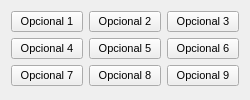
<?xml version="1.0" encoding="UTF-8"?>
<ui version="4.0">
 <class>AsyncCommandListForm</class>
 <widget class="QWidget" name="AsyncCommandListForm">
  <property name="geometry">
   <rect>
    <x>0</x>
    <y>0</y>
    <width>250</width>
    <height>100</height>
   </rect>
  </property>
  <property name="sizePolicy">
   <sizepolicy hsizetype="Expanding" vsizetype="Expanding">
    <horstretch>0</horstretch>
    <verstretch>0</verstretch>
   </sizepolicy>
  </property>
  <property name="minimumSize">
   <size>
    <width>250</width>
    <height>100</height>
   </size>
  </property>
  <property name="font">
   <font>
    <pointsize>8</pointsize>
   </font>
  </property>
  <property name="windowTitle">
   <string>Comandos Opcionales</string>
  </property>
  <layout class="QGridLayout" name="gridLayout">
   <item row="0" column="0">
    <widget class="QPushButton" name="pushButton_opcional1">
     <property name="text">
      <string>Opcional 1</string>
     </property>
    </widget>
   </item>
   <item row="0" column="1">
    <widget class="QPushButton" name="pushButton_opcional2">
     <property name="text">
      <string>Opcional 2</string>
     </property>
    </widget>
   </item>
   <item row="0" column="2">
    <widget class="QPushButton" name="pushButton_opcional3">
     <property name="text">
      <string>Opcional 3</string>
     </property>
    </widget>
   </item>
   <item row="1" column="0">
    <widget class="QPushButton" name="pushButton_opcional4">
     <property name="text">
      <string>Opcional 4</string>
     </property>
    </widget>
   </item>
   <item row="1" column="1">
    <widget class="QPushButton" name="pushButton_opcional5">
     <property name="text">
      <string>Opcional 5</string>
     </property>
    </widget>
   </item>
   <item row="1" column="2">
    <widget class="QPushButton" name="pushButton_opcional6">
     <property name="text">
      <string>Opcional 6</string>
     </property>
    </widget>
   </item>
   <item row="2" column="0">
    <widget class="QPushButton" name="pushButton_opcional7">
     <property name="text">
      <string>Opcional 7</string>
     </property>
    </widget>
   </item>
   <item row="2" column="1">
    <widget class="QPushButton" name="pushButton_opcional8">
     <property name="text">
      <string>Opcional 8</string>
     </property>
    </widget>
   </item>
   <item row="2" column="2">
    <widget class="QPushButton" name="pushButton_opcional9">
     <property name="text">
      <string>Opcional 9</string>
     </property>
    </widget>
   </item>
  </layout>
  <action name="actionEditOptionalCommand">
   <property name="icon">
    <iconset resource="resources.qrc">
     <normaloff>:/prefix/icons/edit.svg</normaloff>:/prefix/icons/edit.svg</iconset>
   </property>
   <property name="text">
    <string>Editar</string>
   </property>
  </action>
 </widget>
 <resources>
  <include location="resources.qrc"/>
 </resources>
 <connections/>
</ui>
